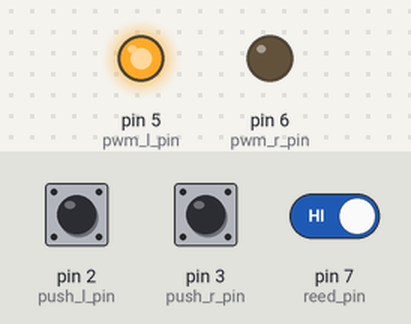
A sketch run on a simulated Arduino Uno, built with avr-gcc and run on an emulated ATmega328P. Shown: output pins drawn as LEDs (lit = HIGH). Inputs (shaded band) come from the test bench; at power-on: pin 7 (reed_pin) HIGH, pin 3 (push_r_pin) HIGH, pin 2 (push_l_pin) HIGH.

Above: at 1.7 s.
1.8 s: pin 7 (reed_pin) driven LOW
At 2.26 s:
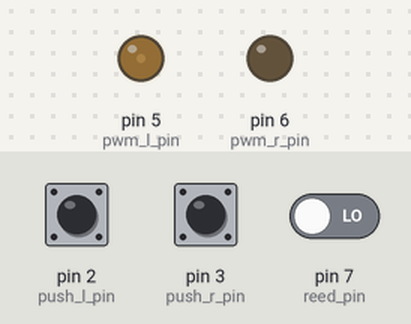
4.8 s: pin 3 (push_r_pin) pulled LOW for 0.15 s
At 4.96 s:
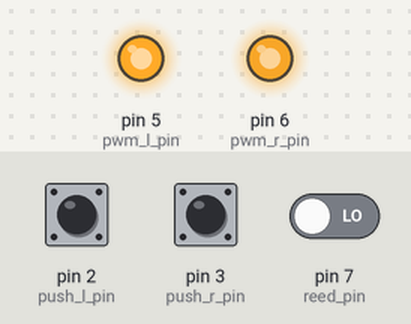
7.9 s: pin 2 (push_l_pin) pulled LOW for 1 s
At 9.16 s:
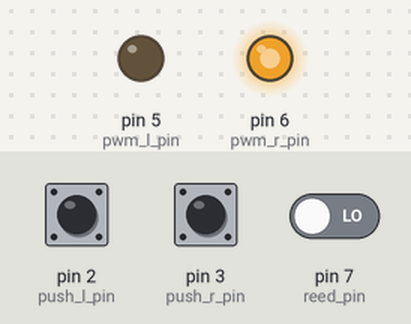
11.9 s: pin 3 (push_r_pin) pulled LOW for 1 s
At 13.07 s:
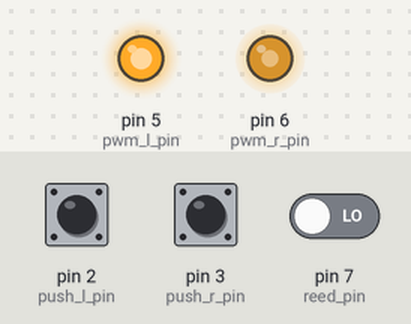
14.9 s: pin 2 (push_l_pin) pulled LOW for 0.15 s
18.0 s: pin 2 (push_l_pin) pulsed LOW 5 times (0.12 s each, 0.3 s apart)
Timing chart, 0 to 22.0 s (numbered marks = the images above; inputs shaded):
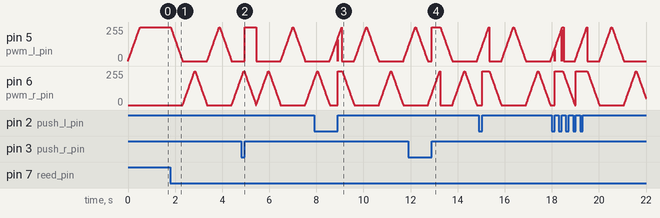

The sketch:

developer.ino
```cpp
/*
 * Graham Gillmore
 * Screen Developer Control Loop
 *
 * Would probably be more maintainable if I wrote it as a FSM but this is just POC
 *
 */

#define DELAY 10

int pwm_l_pin = 5;
int pwm_r_pin = 6;
int reed_pin = 7;
//int reed_r_pin = 8;

// Pin 2 & 3 are the only interrupt pins on the uno
int push_l_pin = 2;
int push_r_pin = 3;

// Overkill but will make my code more readable
enum DIR { LEFT, RIGHT };
DIR dir = LEFT; // Just Start out going left cause why not

void ramp_up(){
  int source;
  int drain;

  if(dir == LEFT){
    source = pwm_l_pin;
    drain = pwm_r_pin;
  }
  else if(dir == RIGHT){
    source = pwm_r_pin;
    drain = pwm_l_pin;
  }

  analogWrite(drain, 0);
  for(int i = 0 ; i <= 255; i +=5)
  {
    analogWrite(source, i);
    delay(DELAY);
  }
}

void ramp_down(){
  int source;
  int drain;

  if(dir == LEFT){
    source = pwm_l_pin;
    drain = pwm_r_pin;
  }
  else if(dir == RIGHT){
    source = pwm_r_pin;
    drain = pwm_l_pin;
  }

  analogWrite(drain, 0);
  for(int i = 255 ; i >= 0; i -=5)
  {
    analogWrite(source, i);
    delay(DELAY);
  }
}

void left_push_isr(){
  analogWrite(pwm_l_pin, 0);
  analogWrite(pwm_r_pin, 255);
  dir = RIGHT;
}

void right_push_isr(){
  analogWrite(pwm_l_pin, 255);
  analogWrite(pwm_r_pin, 0);
  dir = LEFT;
}

void setup(){
   pinMode(reed_pin, INPUT_PULLUP);
//   pinMode(reed_r_pin, INPUT_PULLUP);

   pinMode(push_l_pin, INPUT_PULLUP);
   pinMode(push_r_pin, INPUT_PULLUP);

   attachInterrupt(digitalPinToInterrupt(push_l_pin), left_push_isr, RISING);
   attachInterrupt(digitalPinToInterrupt(push_r_pin), right_push_isr, RISING);

   ramp_up();
}

void loop(){

  if(digitalRead(reed_pin) == LOW)
  {
    ramp_down();
    dir = (dir==RIGHT)?LEFT:RIGHT;
    ramp_up();
  }
}

/*
  switch(dir){
    case LEFT:
      if(digitalRead(reed_l_pin) == LOW)
      {
        ramp_down();
        dir = RIGHT;
        ramp_up();
      }
      break;

    case RIGHT:
      if(digitalRead(reed_r_pin) == LOW)
      {
        ramp_down();
        dir = LEFT;
        ramp_up();
      }
      break;

    default:
      analogWrite(pwm_l_pin, 0);
      analogWrite(pwm_r_pin, 0);
      break;
  }
}*/
```
